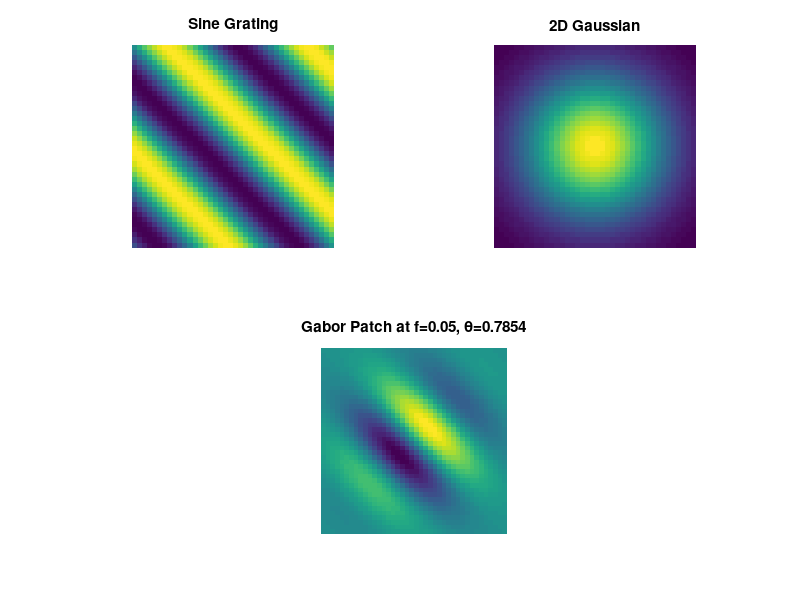
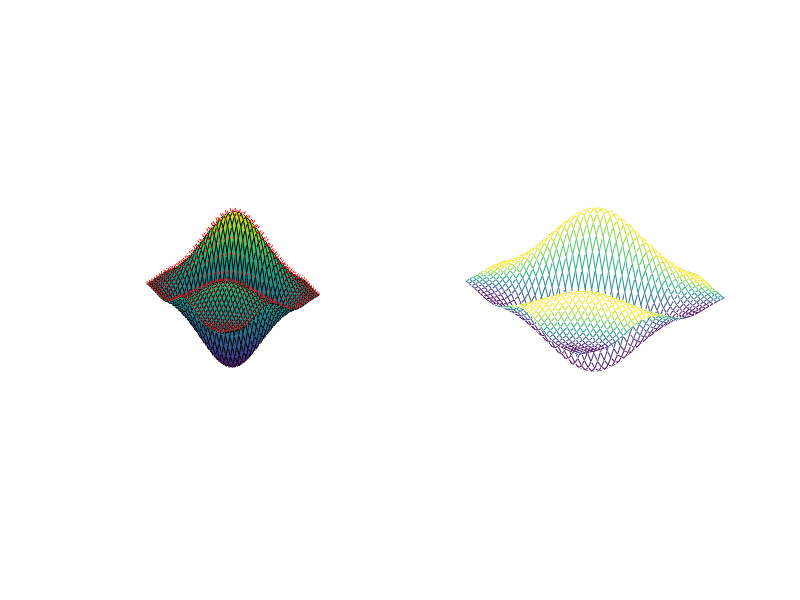

Here is the MATLAB script that generated these plots, in order:
% This is the exercise for '8. The Prickly Gabor Patch'

%% CONSTANTS
RANGE_X = [-20 20];
RANGE_Y = [-20 20];
RESOLUTION = 1;

PHASE = pi/4;
FREQ = 0.05;

MX = 0;
MY = 0;
S = 10;

%% Range
X_range = linspace(RANGE_X(1), RANGE_X(2), (RANGE_X(2) - RANGE_X(1))*RESOLUTION);
Y_range = linspace(RANGE_Y(1), RANGE_Y(2), (RANGE_Y(2) - RANGE_Y(1))*RESOLUTION);
[X, Y] = meshgrid(X_range, Y_range);

%% Functions
xp_func = @(X, Y, phase)               X.*cos(phase) + Y.*sin(phase);
S_func  = @(X, Y, phase, f)            sin(2*pi*f*xp_func(X, Y, phase));

G_func  = @(X, Y, mx, my, s)           exp(-((X-mx).^2+(Y-my).^2)/(2*s^2));

%% Compute
S_data = S_func(X, Y, PHASE, FREQ);
G_data = G_func(X, Y, MX, MY, S);
P_data = S_data.*G_data;

%% Plot 2D
figure(1), clf

subplot(221)
imagesc(X_range, Y_range, S_data);
axis square; axis xy; axis off
title 'Sine Grating'

subplot(222)
imagesc(X_range, Y_range, G_data);
axis square; axis xy; axis off
title '2D Gaussian'

subplot(212)
imagesc(X_range, Y_range, P_data);
axis square; axis xy; axis off
title(['Gabor Patch at f=' num2str(FREQ) ', \theta=' num2str(PHASE)])

%% Plot 3D
figure(2), clf

subplot(121)
surfnorm(X, Y, P_data)
axis square; axis xy; axis off
rotate3d on

subplot(122)
mesh(X,Y, P_data, S_data)
axis square; axis xy; axis off
rotate3d on
